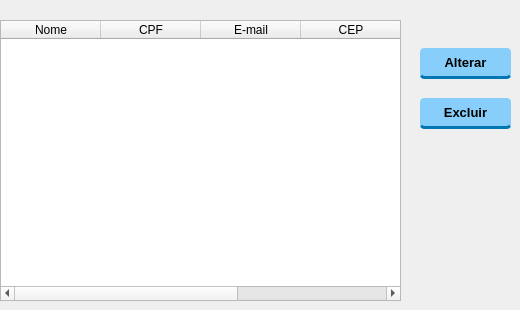
           <widget class="QWidget" name="tab_2">
            <attribute name="title">
             <string>Lista de Clientes</string>
            </attribute>
            <widget class="QTableWidget" name="tableWidget_clientes">
             <property name="geometry">
              <rect>
               <x>0</x>
               <y>20</y>
               <width>401</width>
               <height>281</height>
              </rect>
             </property>
             <property name="styleSheet">
              <string notr="true"/>
             </property>
             <property name="rowCount">
              <number>0</number>
             </property>
             <column>
              <property name="text">
               <string>Nome</string>
              </property>
             </column>
             <column>
              <property name="text">
               <string>CPF</string>
              </property>
             </column>
             <column>
              <property name="text">
               <string>E-mail</string>
              </property>
             </column>
             <column>
              <property name="text">
               <string>CEP</string>
              </property>
             </column>
             <column>
              <property name="text">
               <string>Telefone</string>
              </property>
             </column>
            </widget>
            <widget class="QPushButton" name="pushButton_alterar_cliente">
             <property name="geometry">
              <rect>
               <x>420</x>
               <y>48</y>
               <width>91</width>
               <height>31</height>
              </rect>
             </property>
             <property name="styleSheet">
              <string notr="true">QPushButton {
    background-color: #87CEFA;
    color: #000000;
    border: none;
    border-bottom: 3px solid #0077b3;
    border-radius: 4px;
    font-family: &quot;Courier New&quot;;
    font-weight: bold;
    font-size: 10pt;
    padding: 4px 10px;
    max-height: 25px;
}

QPushButton:hover {
    background-color: #b0e0e6;
    border-bottom: 3px solid #0099cc;
}

QPushButton:pressed {
    background-color: #FFD700;      /* DOURADO */
    border-bottom: 0px solid transparent;
    margin-top: 3px;
}</string>
             </property>
             <property name="text">
              <string>Alterar</string>
             </property>
            </widget>
            <widget class="QPushButton" name="pushButton_excluir_cliente">
             <property name="geometry">
              <rect>
               <x>420</x>
               <y>98</y>
               <width>91</width>
               <height>31</height>
              </rect>
             </property>
             <property name="styleSheet">
              <string notr="true">QPushButton {
    background-color: #87CEFA;
    color: #000000;
    border: none;
    border-bottom: 3px solid #0077b3;
    border-radius: 4px;
    font-family: &quot;Courier New&quot;;
    font-weight: bold;
    font-size: 10pt;
    padding: 4px 10px;
    max-height: 25px;
}

QPushButton:hover {
    background-color: #b0e0e6;
    border-bottom: 3px solid #0099cc;
}

QPushButton:pressed {
    background-color: #FF6347;      /* VERMELHO */
    border-bottom: 0px solid transparent;
    margin-top: 3px;
}</string>
             </property>
             <property name="text">
              <string>Excluir</string>
             </property>
            </widget>
           </widget>
